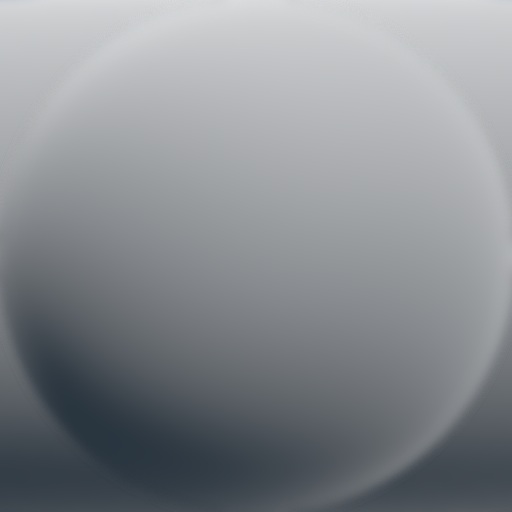
#> input picture tools/matcaps-texture/mc01.jpg, 512 x 512 px
$ python compare_images.py matcaps-texture/mc01.jpg matcaps-texture/mc02.jpg out.png
#> lines starting #> are read from the running program, lines starting #| are printed output that depends on the picture
"""Compare two screenshots pixel by pixel.

Run with:  python tools/compare_images.py a.png b.png [diff.png]
Prints how many pixels differ and the largest channel difference; writes an amplified diff image when a
third path is given. Needs Pillow.
"""
import sys
from PIL import Image, ImageChops

a = Image.open(sys.argv[1]).convert("RGB")
#> a is the input picture: PIL image 512x512 RGB; mean R, G, B 136, 139.9, 144.6
b = Image.open(sys.argv[2]).convert("RGB")
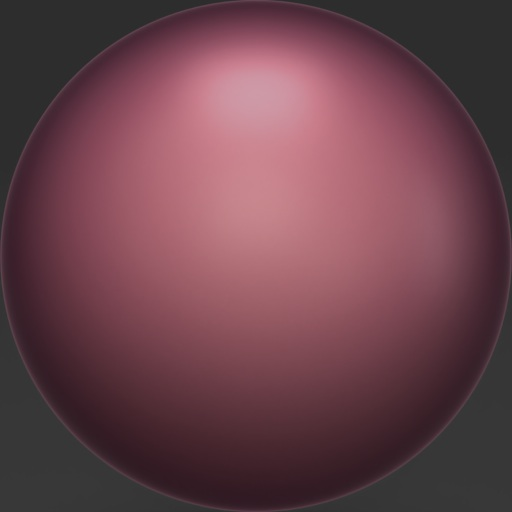
#> input picture tools/matcaps-texture/mc02.jpg, 512 x 512 px
#> b is the input picture: PIL image 512x512 RGB; mean R, G, B 106.8, 67.6, 76.5
if a.size != b.size:
    sys.exit("different sizes: %s vs %s" % (a.size, b.size))
diff = ImageChops.difference(a, b)
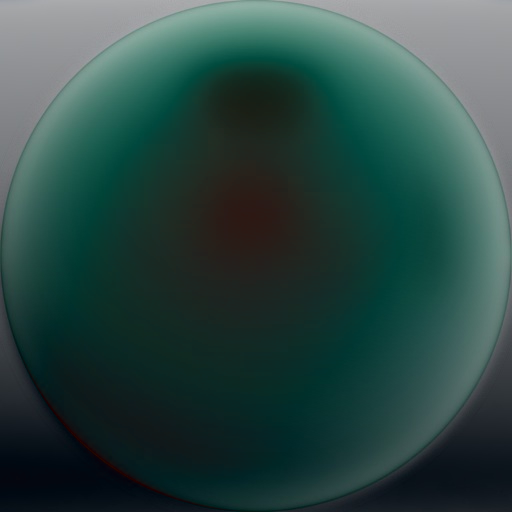
#> diff: PIL image 512x512 RGB; mean R, G, B 44, 72.3, 68.1
#> (the run stopped early here; a loop or call above may not have finished)
